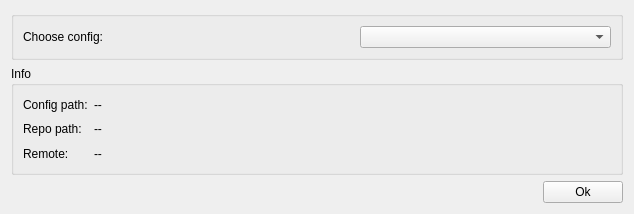
<?xml version="1.0" encoding="UTF-8"?>
<ui version="4.0">
 <class>Form</class>
 <widget class="QWidget" name="Form">
  <property name="geometry">
   <rect>
    <x>0</x>
    <y>0</y>
    <width>634</width>
    <height>214</height>
   </rect>
  </property>
  <property name="windowTitle">
   <string>Form</string>
  </property>
  <layout class="QVBoxLayout" name="verticalLayout">
   <item>
    <widget class="QGroupBox" name="groupBox_2">
     <property name="title">
      <string/>
     </property>
     <layout class="QHBoxLayout" name="horizontalLayout">
      <item>
       <widget class="QLabel" name="label">
        <property name="text">
         <string>Choose config:</string>
        </property>
       </widget>
      </item>
      <item>
       <spacer name="horizontalSpacer">
        <property name="orientation">
         <enum>Qt::Horizontal</enum>
        </property>
        <property name="sizeHint" stdset="0">
         <size>
          <width>40</width>
          <height>20</height>
         </size>
        </property>
       </spacer>
      </item>
      <item>
       <widget class="QComboBox" name="config_combobox">
        <property name="sizePolicy">
         <sizepolicy hsizetype="Expanding" vsizetype="Fixed">
          <horstretch>0</horstretch>
          <verstretch>0</verstretch>
         </sizepolicy>
        </property>
       </widget>
      </item>
     </layout>
    </widget>
   </item>
   <item>
    <widget class="QGroupBox" name="groupBox">
     <property name="sizePolicy">
      <sizepolicy hsizetype="Preferred" vsizetype="Expanding">
       <horstretch>0</horstretch>
       <verstretch>0</verstretch>
      </sizepolicy>
     </property>
     <property name="title">
      <string>Info</string>
     </property>
     <layout class="QGridLayout" name="gridLayout">
      <item row="2" column="0">
       <widget class="QLabel" name="label_5">
        <property name="text">
         <string>Remote:</string>
        </property>
       </widget>
      </item>
      <item row="1" column="0">
       <widget class="QLabel" name="label_3">
        <property name="text">
         <string>Repo path:</string>
        </property>
       </widget>
      </item>
      <item row="0" column="1">
       <widget class="QLabel" name="config_path_lbl">
        <property name="sizePolicy">
         <sizepolicy hsizetype="Expanding" vsizetype="Preferred">
          <horstretch>0</horstretch>
          <verstretch>0</verstretch>
         </sizepolicy>
        </property>
        <property name="text">
         <string>--</string>
        </property>
       </widget>
      </item>
      <item row="0" column="0">
       <widget class="QLabel" name="label_2">
        <property name="text">
         <string>Config path:</string>
        </property>
       </widget>
      </item>
      <item row="1" column="1">
       <widget class="QLabel" name="repo_path_lbl">
        <property name="text">
         <string>--</string>
        </property>
       </widget>
      </item>
      <item row="2" column="1">
       <widget class="QLabel" name="remote_lbl">
        <property name="text">
         <string>--</string>
        </property>
       </widget>
      </item>
     </layout>
    </widget>
   </item>
   <item>
    <layout class="QHBoxLayout" name="horizontalLayout_2">
     <item>
      <spacer name="horizontalSpacer_2">
       <property name="orientation">
        <enum>Qt::Horizontal</enum>
       </property>
       <property name="sizeHint" stdset="0">
        <size>
         <width>40</width>
         <height>20</height>
        </size>
       </property>
      </spacer>
     </item>
     <item>
      <widget class="QPushButton" name="go_btn">
       <property name="text">
        <string>Ok</string>
       </property>
      </widget>
     </item>
    </layout>
   </item>
  </layout>
 </widget>
 <resources/>
 <connections/>
</ui>
